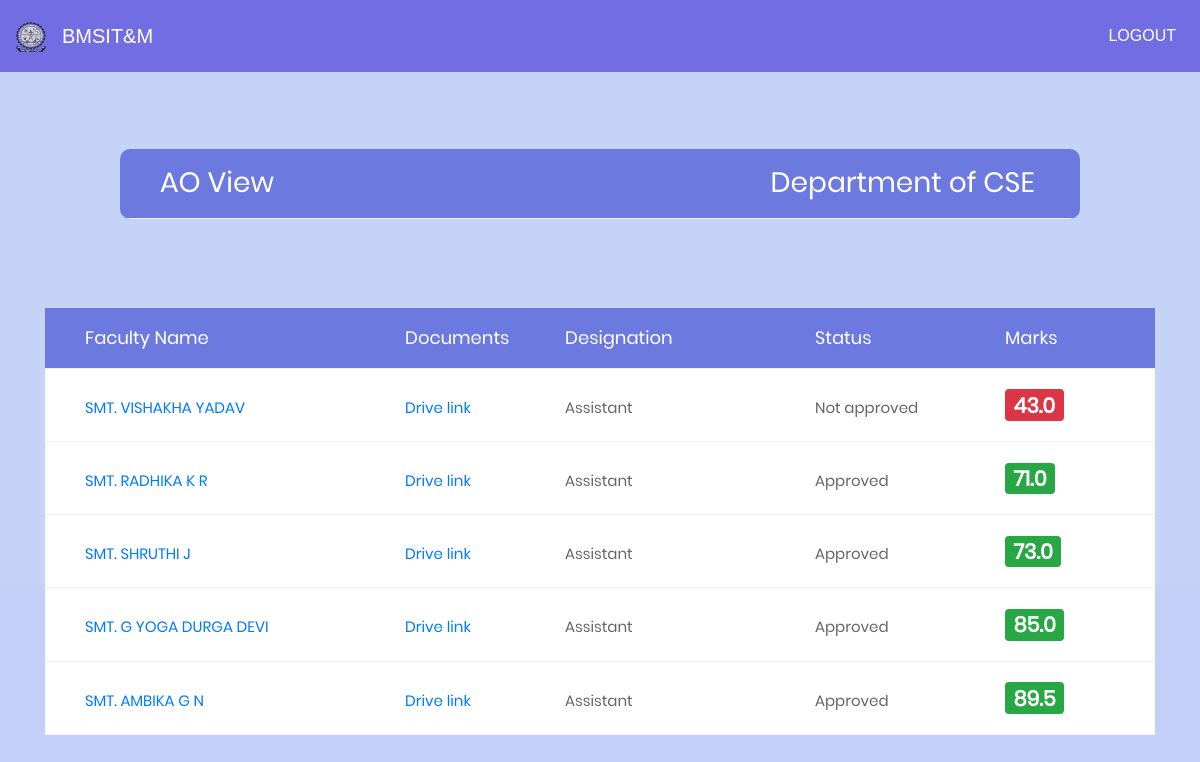
/ao_approved/CSE (signed in), run on the app's committed database.
### facform1/models.py (models this page shows, shortened)
class Department(models.Model):
	name = models.CharField(max_length=20, blank=True, null=True)

class remarks2(models.Model):
	ta_prin_remarks = models.TextField( blank=True, null=True)
	ta_prin_remarks1 = models.TextField( blank=True, null=True)
	prin_marks1 = models.IntegerField( blank=True, null=True)
	prin_marks2 = models.IntegerField( blank=True, null=True)
	prin_marks3 = models.IntegerField( blank=True, null=True)
	total_marks = models.FloatField( blank=True, null=True)
	info = models.ForeignKey('User', on_delete=models.CASCADE,null=True)
	department = models.ForeignKey('Department', on_delete=models.CASCADE,null=True)

class User(AbstractUser):
	phone = models.BigIntegerField(null=True)
	department = models.ForeignKey('Department', on_delete=models.CASCADE,null=True)
	designation = models.ForeignKey('Designation', on_delete=models.CASCADE,null=True)
	teach_status = models.BooleanField(default=False)
	hod_status = models.BooleanField(default=False)
	principal_status = models.BooleanField(default=False)
	doc_link = models.CharField(max_length=2000, blank=True, null=True)
	info = models.CharField(max_length=20, blank=True, null=True)
	def __str__(self):
		return self.username
	def is_ao(self):
		faculty = Designation.objects.get(name="AO")
		faculty1 = str(faculty)
		faculty2 = str(self.designation.name)
		if faculty1 == faculty2:
			return True
		return False

### facform1/views.py (the view)
# urls.py: url(r'^ao_approved/(?P<dept>[\w\-]+)$', views.ao_approved,name="ao_approved"),
@login_required
def ao_approved(request,dept):
	if request.user.is_ao():
		general = remarks2.objects.filter(department__name=dept)
		dept = {'dept':dept,'general':general}
		return render(request,'ao_approved.html',context=dept)
	else:
		return HttpResponseRedirect('/invalid')

### facform1/models.py (called while the page is built)
	def __str__(self):
		return self.name

### templates/ao_approved.html (shortened to what this page needs)
{% load staticfiles %}
<!DOCTYPE html>
{% load staticfiles %}
<html lang="en">
<head>
	<link rel="stylesheet" type="text/css" href="{% static "vendor/bootstrap/css/bootstrap.min.css" %}">
	<link rel="stylesheet" type="text/css" href="{% static "fonts/font-awesome-4.7.0/css/font-awesome.min.css" %}">
	<link rel="stylesheet" type="text/css" href="{% static "vendor/animate/animate.css" %}">
	<link rel="stylesheet" type="text/css" href="{% static "vendor/select2/select2.min.css" %}">
	<link rel="stylesheet" type="text/css" href="{% static "vendor/perfect-scrollbar/perfect-scrollbar.css" %}">
	<link rel="stylesheet" type="text/css" href="{% static "css/util.css" %}">
	<link rel="stylesheet" type="text/css" href="{% static "css/main1.css" %}">
</head>
<body style="background:#c3d1f8">
{% include 'partials/nav_primary.html' %}
<div style="margin-top:-18%;">
	<div class="container-table100">
		<div class="wrap-table100">
				<div class="table">
					<div class="row header">
						<div class="cell">
							<h3>AO View</h3>
						</div>
						<div class="cell">
							<h3>Department of {{dept}}</h3>
						</div>
					</div>
				</div>
					</div>
						</div>
					</div>
	<div style="margin-top:-23%;" class="limiter">
		<div class="container">
			<div class="wrap-table150">
					<div class="table">
						<div class="row header">
							<div class="cell">
								Faculty Name
							</div>
							<div class="cell">
								Documents
							</div>
							<div class="cell">
								Designation
							</div>
              <div class="cell">
								Status
							</div>
              <div class="cell">
								Marks
							</div>
            </div>
            {% for x in general %}
						<div class="row">
							<div class="cell" data-title="Faculty Name">
                <a {% if x.info.designation == 'hod' %} href="/ao_hod_display/{{x.info}}"
                 {% elif x.info.designation.name == 'associate' %} href="/ao_teacher1_display/{{x.info}}"
                 {% elif x.info.designation.name == 'professor' %} href="/ao_teacher1_display/{{x.info}}"
                 {% elif x.info.designation.name == 'assistant' %} href="/ao_teacher_display/{{x.info}}"
                 {% endif %}>{{x.info.first_name}}</a>
              </div>
							<div class="cell" data-title="Documents">
								<a href="{{x.info.doc_link}}">Drive link</a>
							</div>
							<div class="cell" data-title="designation">
								{% if x.info.designation.name == 'assistant' %}
								<p>Assistant</p>
								{% elif x.info.designation.name == 'associate' %}
								<p>Associate</p>
								{% elif x.info.designation.name == 'hod' %}
								<p>HOD</p>
								{% endif %}
							</div>
								<div class="cell" data-title="status">
                  {% if x.total_marks >= 60 %} Approved {% else  %} Not approved {% endif %}
							</div>
              <div class="cell" data-title="Marks">
                {% if x.total_marks >= 60 %}
                <h3><span class="badge badge-success">{{x.total_marks}}</span></h3>
                {% else %}
                <h3><span class="badge badge-danger">{{x.total_marks}}</span></h3>
                {% endif %}
            </div>
						</div>
            {% endfor %}
					</div>
			</div>
		</div>
	</div>
</body>
</html>

### static/css/main1.css (style rules this page uses)
* { margin: 0px; padding: 0px; box-sizing: border-box; }
body, html { height: 100%; font-family: sans-serif; }
a { margin: 0px; transition: all 0.4s; -webkit-transition: all 0.4s; -o-transition: all 0.4s; -moz-transition: all 0.4s; }
h1,h2,h3,h4,h5,h6 { margin: 0px; }
p { margin: 0px; }
.limiter { width: 100%; margin: 0 auto; }
.container-table100 { width: 100%; min-height: 100vh; background: #c4d3f6; display: -webkit-box; display: -webkit-flex; display: -moz-box; display: -ms-flexbox; display: flex; align-items: center; justify-content: center; flex-wrap: wrap; padding: 33px 30px; }
.wrap-table100 { width: 960px; border-radius: 10px; overflow: hidden; }
.table { width: 100%; display: table; margin: 0; }
.row { display: table-row; background: #fff; }
.row.header { color: #ffffff; background: #6c7ae0; }
.cell { display: table-cell; }
.row .cell { font-family: Poppins-Regular; font-size: 15px; color: #666666; line-height: 1.2; font-weight: unset !important; padding-top: 20px; padding-bottom: 20px; border-bottom: 1px solid #f2f2f2; }
.row.header .cell { font-family: Poppins-Regular; font-size: 18px; color: #fff; line-height: 1.2; font-weight: unset !important; padding-top: 19px; padding-bottom: 19px; }
.row .cell:nth-child(1) { width: 360px; padding-left: 40px; }
.row .cell:nth-child(2) { width: 160px; }
.row .cell:nth-child(3) { width: 250px; }
.row .cell:nth-child(4) { width: 190px; }
.table, .row { width: 100% !important; }

### data on the page
Department: name "CSE"
remarks2: info.first_name "SMT. VISHAKHA YADAV", shows "Assistant", shows "Not approved", total_marks "43.0"
remarks2: info.first_name "SMT. RADHIKA K R", shows "Assistant", shows "Approved", total_marks "71.0"
remarks2: info.first_name "SMT. SHRUTHI J", shows "Assistant", shows "Approved", total_marks "73.0"
remarks2: info.first_name "SMT. G YOGA DURGA DEVI", shows "Assistant", shows "Approved", total_marks "85.0"
remarks2: info.first_name "SMT. AMBIKA G N", shows "Assistant", shows "Approved", total_marks "89.5"
